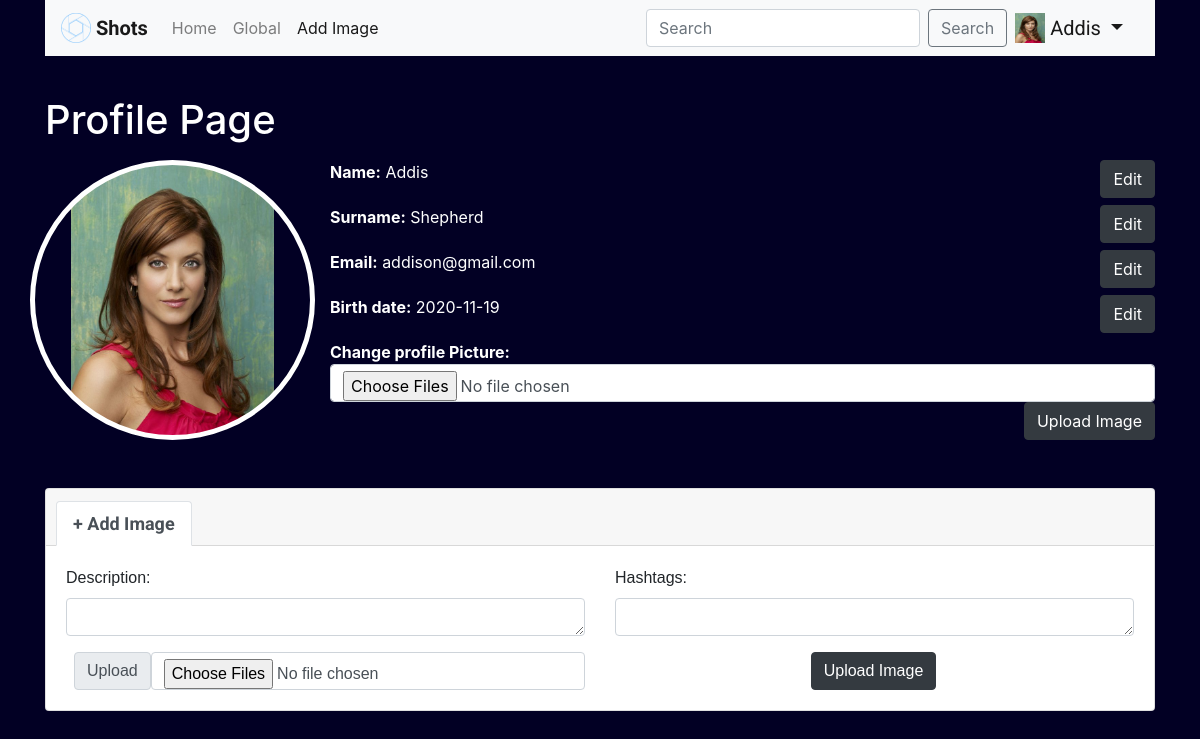
The page /profileAddImage.php (signed in) on the database its author committed.
### tables this page shows
CREATE TABLE `tbprofilepic` (
  `user_id` int(11) NOT NULL,
  `filename` varchar(50) NOT NULL
);

CREATE TABLE `tbusers` (
  `user_id` int(11) NOT NULL,
  `name` char(100) NOT NULL,
  `surname` char(100) NOT NULL,
  `email` char(100) NOT NULL,
  `password` char(100) NOT NULL,
  `birthday` date NOT NULL
);

### profileAddImage.php (the view, shortened to what this page needs)
<?php include './config.php' ?>
<!DOCTYPE html>
<html lang="en">
    <head>
        <link rel="stylesheet" href="https://stackpath.bootstrapcdn.com/bootstrap/4.5.2/css/bootstrap.min.css">
        <link rel="stylesheet" type="text/css" href="css/style.css">
    </head>
    <body class="darkMode">
      <div class="container">
        <nav class="navbar navbar-expand navbar-light bg-light">
          <a class="navbar-brand navText" href="homepage.php">
            <img src="./Favicon/1x/Asset1.png" width="30" height="30" class="d-inline-block align-top" alt="">
            Shots
          </a>
          <div class="collapse navbar-collapse" id="navbarNavDropdown">
            <ul class="navbar-nav mr-auto mt-2 mt-lg-0">
              <li class="nav-item">
                <a class="nav-link" href="homepage.php">Home </a>
              </li>
              <li class="nav-item">
                <a class="nav-link" href="global.php">Global</a>
              </li>
              <li class="nav-item  active">
                <a class="nav-link" href="#">Add Image <span class="sr-only">(current)</span></a>
              </li>
            </ul>
            <form class="form-inline my-2 my-lg-0" method="POST" action="search.php">
              <input class="form-control mr-sm-2" name="search" type="search" placeholder="Search">
              <button class="btn btn-outline-secondary my-2 my-sm-0" type="submit">Search</button>
            </form>
            <div class="bs-example ml-2">
              <div class="dropdown">
                  <a class="navbar-brand navProfile dropdown-toggle" data-toggle="dropdown" href="#">
                    <?php
                        $user = $_SESSION['user'];
                        $query = "SELECT * FROM tbprofilepic WHERE user_id = '$user'";
            					  $res = $mysqli->query($query);
                        $noProfile = "profilePic/no-profile-image.png";
                        if($row = mysqli_fetch_array($res)){
                          echo "<img src=" . $row['filename'] . " width='30' height='30' class='d-inline-block align-top' alt=''>";
                          echo "&nbsp;" . $_SESSION['name'] ;
                        }else {
                          echo "<img src=" . $noProfile . " width='30' height='30' class='d-inline-block align-top' alt=''>";
                          echo "&nbsp;" . $_SESSION['name'] ;
                        }
                    ?>
                  </a>
              </div>
            </div>
          </div>
        </nav>
        <br/>
        <h1 class="mt-3 mb-3">Profile Page</h1>
    		<div class="row">
          <?php
              $user = $_SESSION['user'];
              $query = "SELECT * FROM tbprofilepic WHERE user_id = '$user'";
  					  $res = $mysqli->query($query);
              $noProfile = "profilePic/no-profile-image.png";
              if($row = mysqli_fetch_array($res)){
                echo "<div class='col-3 profilePic' style = 'background-image: url(" . $row['filename'] . "); background-repeat: no-repeat;'>
          			</div>";
              }else {
                echo "<div class='col-3 profilePic' style = 'background-image: url(" . $noProfile . "); background-repeat: no-repeat;'>
          			</div>";
              }
          ?>
    			<div class="col profile">
    				<div data-type="text" class="details">
    					<b class="profile">Name:</b> <span>
                 <?php
                 $user = $_SESSION['user'];
                 $query = "SELECT * FROM tbusers WHERE user_id = '$user'";
                 $res = $mysqli->query($query);
                 $row = mysqli_fetch_array($res);
                  echo $row['name'] ;
                 ?>
               </span> <button class="btn btn-dark float-right" data-index="editName">Edit</button>
    				</div>
    				<div data-type="text" class="details">
    					<b class="profile">Surname:</b> <span>
                <?php
                $user = $_SESSION['user'];
                $query = "SELECT * FROM tbusers WHERE user_id = '$user'";
                $res = $mysqli->query($query);
                $row = mysqli_fetch_array($res);
                 echo $row['surname'] ;
                ?>
               </span> <button class="btn btn-dark float-right" data-index="editSurname">Edit</button>
    				</div>
    				<div data-type="email" class="details">
    					<b class="profile">Email:</b> <span>
                <?php
                $user = $_SESSION['user'];
                $query = "SELECT * FROM tbusers WHERE user_id = '$user'";
                $res = $mysqli->query($query);
                $row = mysqli_fetch_array($res);
                 echo $row['email'] ;
                ?>
               </span> <button class="btn btn-dark float-right" data-index="editEmail">Edit</button>
    				</div>
    				<div data-type="date" class="details">
    					<b class="profile">Birth date:</b> <span>
                <?php
                $user = $_SESSION['user'];
                $query = "SELECT * FROM tbusers WHERE user_id = '$user'";
                $res = $mysqli->query($query);
                $row = mysqli_fetch_array($res);
                 echo $row['birthday'] ;
                ?>
              </span> <button class="btn btn-dark float-right" data-index="editDate">Edit</button>
    				</div>
            <div class="details">
              <form method="POST" action="profilePicUpdate.php"  enctype='multipart/form-data'>
                  <b class="profile">Change profile Picture: </b>
                  <input type='file' class='form-control' name='picToUpload' id='picToUpload' multiple='multiple' />
                  <button type="submit" class="btn btn-dark float-right" name='submit'>Upload Image </button>
              </form>
            </div>
    			</div>
    		</div>
        <br />
        <br />
        <?php
            echo "<div class = 'card'>";
              echo "<div class='card-header'>
              <ul class='nav nav-tabs card-header-tabs'>
                <li class='nav-item'>
                  <a class='nav-link active' id='' href=''>+ Add Image</a>
                </li>
              </ul>
              </div>";
                echo '<form method="POST" action="post.php"  enctype="multipart/form-data">
                  <div class="card-body">
                    <div class="row">
                      <div class="col-12 col-lg-6">
                        <label for="description">Description:</label>
                        <textarea class="form-control" id="description" name="description" rows="1"></textarea>
                      </div>
                      <div class="col-12 col-lg-6">
                        <label for="hashtags">Hashtags:</label>
                        <textarea class="form-control" id="hashtags" name="hashtags" rows="1"></textarea>
                      </div>
                    </div>
                    <div class="row mt-3">
                      <div class="col-12 col-lg-6 input-group-prepend">
                        <span class="input-group-text ml-2">Upload</span>
                        <input type="file" class="form-control" name="picToUpload" id="picToUpload" multiple="multiple" />
                      </div>';
                        echo ' <div class="col-12 col-lg-6 text-center adjust">
                        <button type="submit" class="btn btn-dark" name="submit">Upload Image </button>
                      </div>
                    </div>
                  </div>
                </form>
              </div>';
              echo "</div>";
        ?>
        <br/>
    </body>
  </html>

### css/style.css (style rules this page uses)
body.darkMode { background: rgb(2,0,36); }
.card-header { font-family: 'Roboto', sans-serif; font-size: 18px; font-weight: bold; }
.card-body { font-family: 'Noto Sans JP', sans-serif; }
@media only screen and (min-width: 992px) { .navText { font-family: 'Roboto', sans-serif; font-size: 20px; font-weight: bold; } }
@media only screen and (min-width: 992px) { .navProfile { font-family: 'Roboto', sans-serif; font-size: 20px; color: grey; } }
h1, b.profile, span { color: white; }
div.profile div { height: 45px; }
div.profilePic { background-size: contain; background-position: center center; border-radius: 50%; border-width: 5px; border-style: solid; border-color: white; }

### rows shown on the page
tbprofilepic: filename (picture)
tbusers: name "Addis", surname "Shepherd", email "addison@gmail.com", birthday "2020-11-19"

### other values the page prints
$_SESSION['name'] "Addis"
